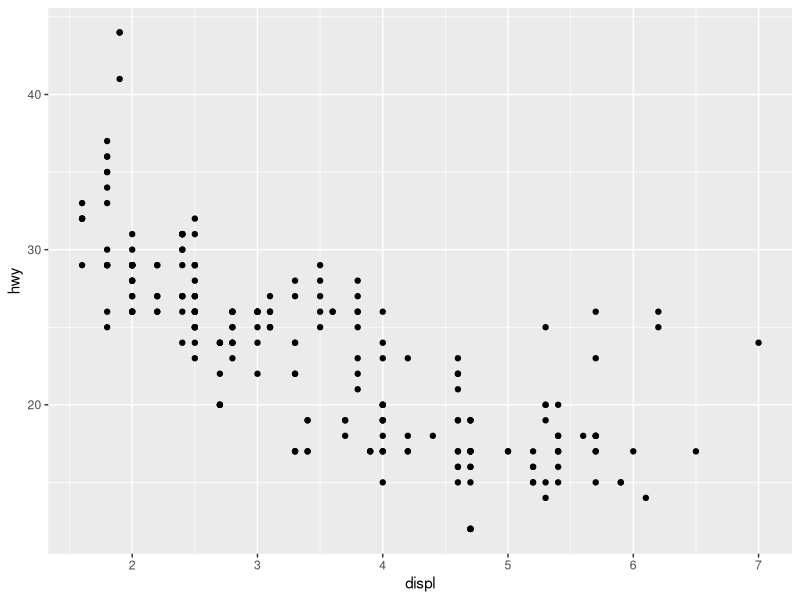
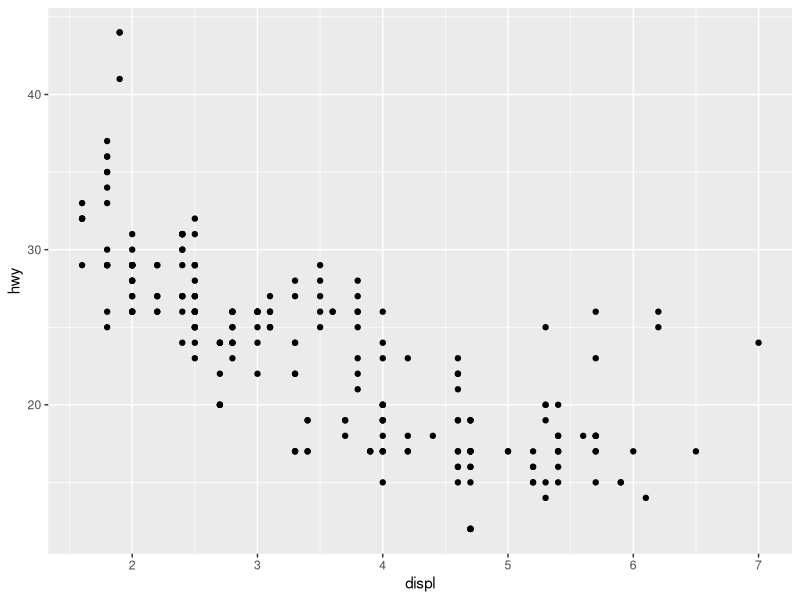
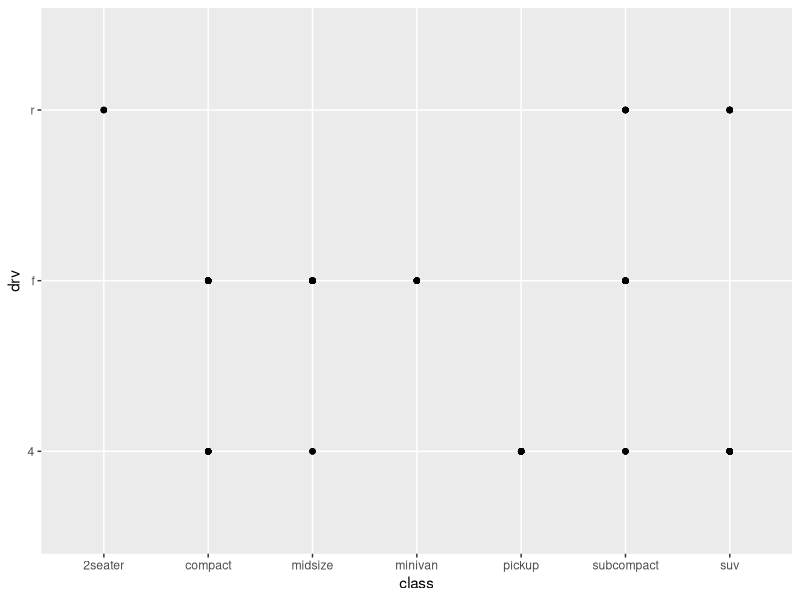
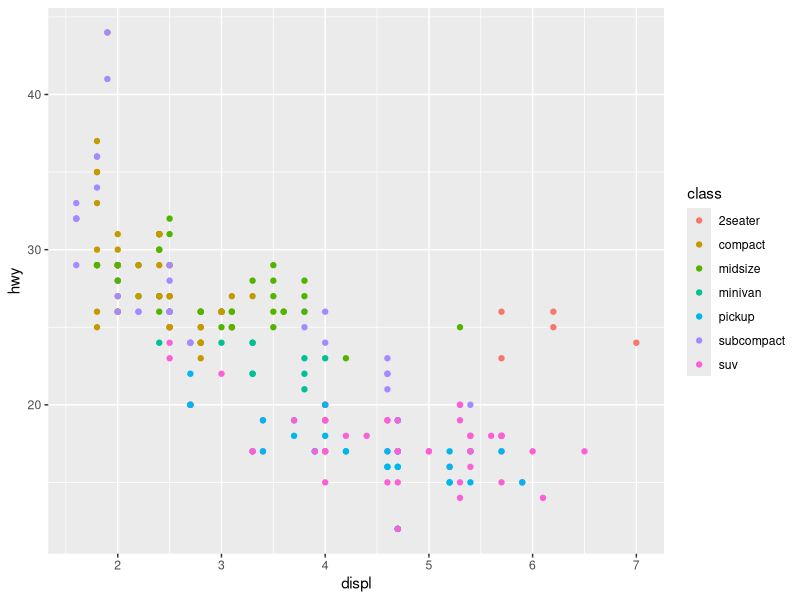
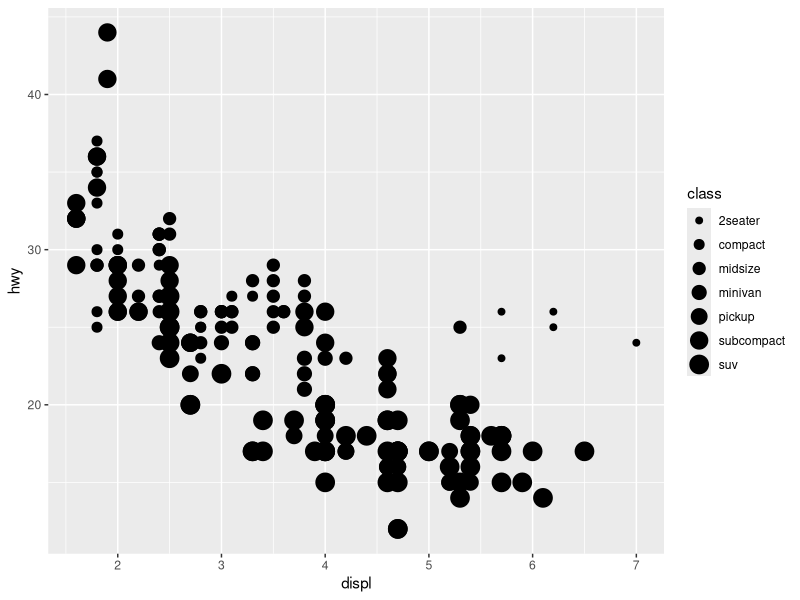
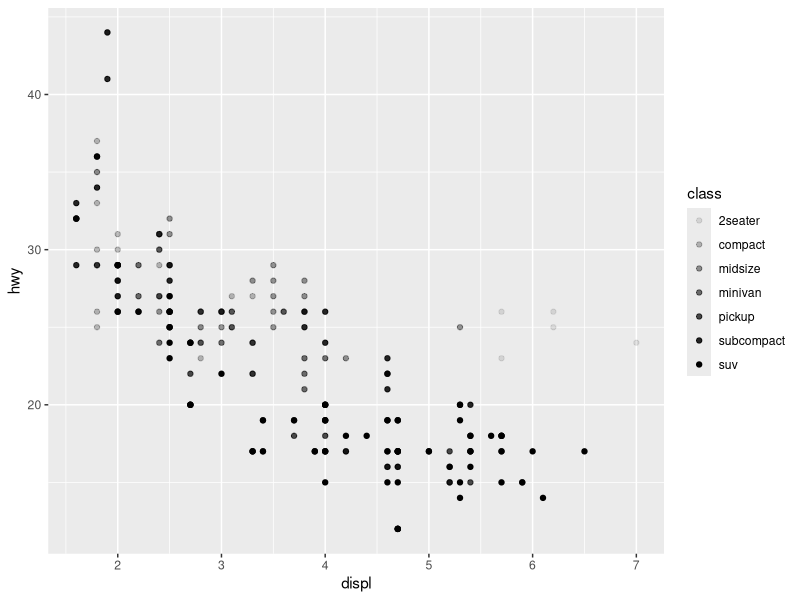
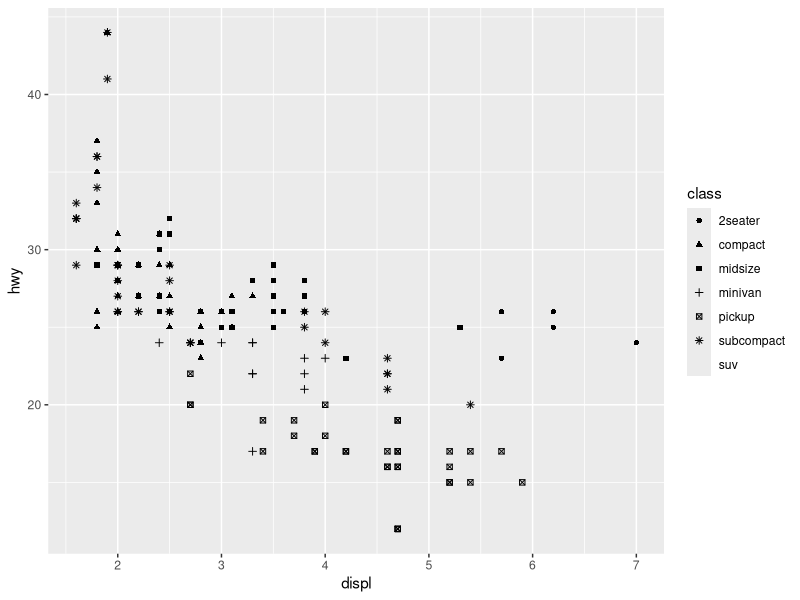
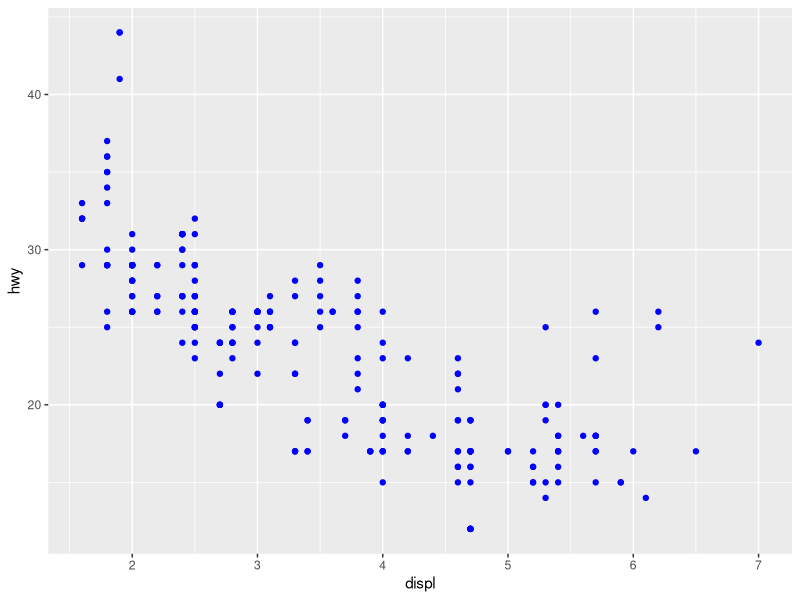

These figures' R source, in order: (Note: this script raises an error after producing the figures.)
rm(list = ls())
library(tidyverse)

# 3.2.2
ggplot(data  = mpg ) + geom_point(mapping = aes(x = displ, y = hwy))
# seems same
ggplot(data  = mpg, aes(x = displ, y = hwy) ) + geom_point()

# 3.2.3
# template
######################################################################
# ggplot(data = <DATA>) + <GEOM_FUNCTION>(mapping = aes(<MAPPINGS>)) #
######################################################################
# put data in <DATA>
# put function (geom_point etc) in <GEOM_FUNCTION>
# put variables to plot in <MAPPINGS>

# 3.2.4
# scatter plot of class vs drv
ggplot(data = mpg) + geom_point(mapping = aes(x = class, y = drv))


# 3.3
ggplot(data  = mpg ) + geom_point(mapping = aes(x = displ, y = hwy, color = class))
# change the color of the points

ggplot(data  = mpg ) + geom_point(mapping = aes(x = displ, y = hwy, size = class))
# you will get a warning here
# `size = ` will change the size of the points
# using `size = ` for discrete data is not a good idea

ggplot(data  = mpg ) + geom_point(mapping = aes(x = displ, y = hwy, alpha = class))
# change the shade of the points (black-white)

ggplot(data  = mpg ) + geom_point(mapping = aes(x = displ, y = hwy, shape = class))
# change the shape of the points
# additional groups will go unplotted when you use the shape aesthetic and
# the number of class exceed the default number of shapes (6)


ggplot(data  = mpg ) + geom_point(mapping = aes(x = displ, y = hwy), color = "blue")
# change the color of all plots
# note that `color = ` is outisude `aes( )`

# 3.3.1
# 3
ggplot(data  = mpg ) + geom_point(mapping = aes(x = displ, y = hwy, color = cyl))
# you can use color or size, but not shape for continuous variables

# 5 
ggplot(data  = mpg ) + geom_point(mapping = aes(x = displ, y = hwy, stroke = 6))
# Stroke changes the color of the border for shapes (22-24).

# 6
ggplot(data  = mpg ) + geom_point(mapping = aes(x = displ, y = hwy, color = displ < 5))
# In this case, it is logical variable which is TRUE or FALSE
# This also explains exercise 1, color = "blue" created a categorical variable\
# 	that only had one category: “blue”.


# 3.5: split your plot into facets, subplots that each desplay one subset of the dataset
ggplot(data = mpg) + 
	geom_point(mapping = aes(x = displ, y = hwy)) +
	facet_wrap(~ class, nrow = 2)
# The variable that you pass to facet_wrap() should be discrete.

ggplot(data = mpg) + 
	geom_point(mapping = aes(x = displ, y = hwy)) +
	facet_wrap(~ class, nrow = 3)

ggplot(data = mpg) + 
	geom_point(mapping = aes(x = displ, y = hwy)) +
	facet_grid(drv ~ cyl)
# facet your plot on the combination of the two variables
# ex) the plot above show the plot of x and y for each pair (drv, cyl)

ggplot(data = mpg) + 
	geom_point(mapping = aes(x = displ, y = hwy)) +
	facet_grid(drv ~ .)
# devide baed on one variable by row = plot drv on the y-axis

ggplot(data = mpg) + 
	geom_point(mapping = aes(x = displ, y = hwy)) +
	facet_grid(. ~ drv)
# devide baed on one variable by column = plot drv on the x-axis

# 3.6
ggplot(data = mpg) + 
	geom_smooth(mapping = aes(x = displ, y = hwy))

ggplot(data = mpg) + 
	geom_smooth(mapping = aes(x = displ, y = hwy, linetype = drv))
# separates the cars into three lines based on their drv value with different linetype each

ggplot(data = mpg) + 
	geom_smooth(mapping = aes(x = displ, y = hwy, group = drv))
# separates the cars into three lines based on their drv value with same linetype each

ggplot(data = mpg, mapping = aes(x = displ, y = hwy)) + 
	geom_smooth() + 
	geom_point(mapping = aes(color = class))
# points are separeted by the color based on class

ggplot(data = mpg, mapping = aes(x = displ, y = hwy)) + 
	geom_smooth(data = filter(mpg, class == "subcompact"), se = FALSE) + 
	geom_point(mapping = aes(color = class))
# the local data argument in geom_smooth (= `filter(mpg, class == "subcompact")`)
# overrides the global data in argument ggplot() for that layer only
# smooth line is drawn for the data with class == "subcompact"


# 3.6.1
ggplot(data = mpg, mapping = aes(x = displ, y = hwy, color = drv)) + 
  geom_point() + 
  geom_smooth(se = FALSE)
# separate both the smooth line and points with different colors based on `color = drv`

# 3: `show.legend = FALSE` should be included in geom_point, geom_smooth, etc
# you need `theme(lengend = "none")

# 6
# top left
ggplot(data = mpg, mapping = aes(x = displ, y = hwy)) + 
  geom_point() + 
  geom_smooth(color = "blue", se = FALSE)

ggplot(data = mpg, mapping = aes(x = displ, y = hwy)) + 
  geom_point() + 
  geom_smooth(color = "red", se = FALSE)

# top right
ggplot(data = mpg, mapping = aes(x = displ, y = hwy)) + 
  geom_point() + 
  geom_smooth(color = "blue", se = FALSE, aes(group = drv))

# mid left
ggplot(data = mpg, mapping = aes(x = displ, y = hwy, color = drv)) + 
  geom_point() + 
  geom_smooth(se = FALSE)

# mid right
ggplot(data = mpg, mapping = aes(x = displ, y = hwy)) + 
  geom_point(mapping = aes(color = drv)) + 
  geom_smooth(se = FALSE)
# incorrect
ggplot(data = mpg, mapping = aes(x = displ, y = hwy, color = drv)) + 
  geom_point() + 
  geom_smooth(se = FALSE, data = filter(mpg, drv == "r"))

# bottom left
ggplot(data = mpg, mapping = aes(x = displ, y = hwy)) + 
  geom_point(mapping = aes(color = drv)) + 
  geom_smooth(se = FALSE, mapping = aes(linetype = drv))

# bottom right
ggplot(data = mpg, mapping = aes(x = displ, y = hwy, fill = drv)) + 
  geom_point(color = "white", shape = 21)
# better?
ggplot(data = mpg, mapping = aes(x = displ, y = hwy, fill = drv)) + 
  geom_point(color = "white", shape = 21, size = 4)


# 3.7
ggplot(data = diamonds, aes(x = cut)) + stat_count()
ggplot(data = diamonds, aes(x = cut)) + geom_bar()
# the two plots above are same

demo <- tribble(
  ~a,      ~b,
  "bar_1", 20,
  "bar_2", 30,
  "bar_3", 40
)

ggplot(demo, aes(x = a, y = b)) + geom_bar() # this does not work
ggplot(demo, aes(x = a, y = b)) + geom_bar(stat = "identity")
# stacked bar plot
# 積み重ねる型のバープロット

ggplot(data = diamonds) + 
	stat_summary(
		mapping = aes(x = cut, y = depth),
		fun.ymin = min,
		fun.ymax = max,
		fun.y = median
		)
# the output is a point for each `cut` with bar length for minimum and maximum

ggplot(data = diamonds) + 
  geom_pointrange(
    mapping = aes(x = cut, y = depth),
    stat = "summary",
    fun.ymin = min,
    fun.ymax = max,
    fun.y = mean # you can use median instead of mean
  	)


# 3.7.1
# 2
ggplot(data = diamonds, aes(x = cut, y = depth)) + geom_col()
# the default for geom_col: identity
# the default for geom_bar: summary

# 4
ggplot(data = mpg, mapping = aes(x = displ, y = hwy)) + 
	stat_smooth() 

# 5
ggplot(data = diamonds) + 
  geom_bar(mapping = aes(x = cut, y = ..prop..))
# this does not give what we want

ggplot(data = diamonds) + 
  geom_bar(mapping = aes(x = cut, y = ..prop.., group = 1))
# this works
# if `group` is not set to 1 or whatever, all the bars have prop == 1
# group="whatever" is a "dummy" grouping to override the default behavior
# for detail, see here -> http://stackoverflow.com/questions/39878813/r-ggplot-geom-bar-meaning-of-aesgroup-1

ggplot(data = diamonds) + 
  geom_bar(mapping = aes(x = cut, y = ..prop.., fill = color, group = color))
# this works too


# 3.8
ggplot(data = diamonds) + 
  geom_bar(mapping = aes(x = cut, color = cut))
ggplot(data = diamonds) + 
  geom_bar(mapping = aes(x = cut, fill = cut))
ggplot(data = diamonds) + 
  geom_bar(mapping = aes(x = cut, group = cut)) # same as without `group = `

ggplot(data = diamonds, mapping = aes(x = cut, color = clarity)) + 
  geom_bar(fill = NA, position = "identity")
ggplot(data = diamonds, mapping = aes(x = cut, fill = clarity)) + 
  geom_bar(alpha = .2, position = "identity")
# it place each object exactly where it falls in the context of the plot
# in the case above, each bar starst from zero, and thus overlaps 
# それぞれのclarity毎に、ゼロから積み上げるbarを作るから、全てのbarが重なっている
# alphaで薄さを管理、fill=NAの方は枠だけ中は空白

ggplot(data = diamonds, mapping = aes(x = cut, fill = clarity)) + 
  geom_bar(position = "fill")
# each set of stacked bar the same height
# hence easy to compare the proportions across group (across differnet sets of `cut`)
# 各barの高さは等しい、縦軸は割合なので、`cut`毎にclarityの割合を比べやすい

ggplot(data = diamonds, mapping = aes(x = cut, color = clarity)) + 
  geom_bar(position = "fill")
# 見にくい

ggplot(data = diamonds, mapping = aes(x = cut, fill = clarity)) + 
  geom_bar(position = "dodge")
# places overlapping objects directly beside one another
# This makes it easier to compare individual values.
# identiyを使うと重なってしまう棒を隣り合わせて並べていくので、被るところがない
# 縦軸は割合ではなく、積み重ねたカウント

# deal with overplotting, 同じ値を重ねてしまう問題
ggplot(data  = mpg ) + geom_point(mapping = aes(x = displ, y = hwy), position = "jitter")
# "jitter" add random noise to each point


# 3.8.1
# 1
ggplot(data  = mpg ) + geom_point(mapping = aes(x = cty, y = hwy), position = "jitter")
ggplot(data  = mpg ) + geom_point(mapping = aes(x = cty, y = hwy))
# both cty and bwy is discrete and thus oveplotting occurs
# adding jitter does not necessarily make sense because this manipulation will change information

# 2
ggplot(data  = mpg, mapping = aes(x = cty, y = hwy) ) + geom_jitter()
# `width` and `height` to control the amount of jitter
# vertical jitter for `width` and horizontal jitter for `height`
ggplot(data  = mpg, mapping = aes(x = cty, y = hwy) ) + geom_jitter(width = 20, height = 20)
# too much noise

# 3
ggplot(data  = mpg, mapping = aes(x = cty, y = hwy) ) + geom_jitter()
ggplot(data  = mpg, mapping = aes(x = cty, y = hwy) ) + geom_count()
# geom_count will change the size of points based on the observation each
# そのポイントに落ちるデータポイントの数に基づいてプロットのサイズが変わる

# 4
ggplot(data = mpg, aes(x = drv, y = hwy, color = class)) +
  geom_boxplot()

ggplot(data = mpg, aes(x = drv, y = hwy, color = class)) +
  geom_boxplot(position = "identity") # convey little information because of overlaps

ggplot(data = mpg, aes(x = drv, y = hwy, fill = class)) +
  geom_boxplot()
# compare the figures above

# 3.9
ggplot(data = mpg, aes(x = drv, y = hwy, fill = class)) +
  geom_boxplot() +
  coord_flip()
# switch the x and y axes

ggplot(data = mpg, aes(x = drv, y = hwy, color = class)) +
  geom_boxplot() +
  coord_flip()

ggplot(data = mpg, aes(x = drv, color = class)) +
  geom_bar()
ggplot(data = mpg, aes(x = drv, group = class)) +
  geom_bar()



# coord_quickmap
library(maps)
nz <- map_data("nz")

ggplot(nz, aes(x = long, y = lat, group = group)) + 
  geom_polygon(fill = "white", color = "black")
# The group aesthetic determines which cases are connected together into a polygon


bar <- ggplot(data = diamonds) + 
  geom_bar(
    mapping = aes(x = cut, fill = cut), 
    show.legend = FALSE, 
    width = 1 
  ) + 
  theme(aspect.ratio = 1) + # `aspect.ratio` determines ratio of vartical and horizontal
  labs(x = NULL, y = NULL)

bar <- bar + coord_polar()


# 3.9.1
# 1
ggplot(mpg, aes(x = drv, fill = class)) +
  geom_bar() +
  coord_polar()

ggplot(mpg, aes(x = drv, fill = class)) +
  geom_bar() +
  coord_polar(theta = "y")

# answer?
ggplot(mpg, aes(x = factor(1), fill = class)) +
  geom_bar()　# カウントとして出力される

ggplot(mpg, aes(x = factor(1), fill = class)) +
  geom_bar(positon = "fill") # 割合として出力される

ggplot(mpg, aes(x = drv, fill = class)) + 
  geom_bar(position = "fill") +
  coord_polar()

ggplot(mpg, aes(x = drv, fill = class)) + 
  geom_bar(position = "fill") +
  coord_polar(theta = "y")
# theta = "y" will give you the variable in `x =` in y axis 
# theta = "x" will give you the variable in `x =` in x axis

# 3
ggplot(nz, aes(x = long, y = lat, group = group)) + 
  geom_polygon() +
  coord_quickmap() # if you add this, the shape slightly changes

ggplot(nz, aes(x = long, y = lat, group = group)) + 
  geom_polygon() +
  coord_map() # if you add this, the shape slightly changes

# 4
ggplot(data = mpg, mapping = aes(x = cty, y = hwy)) +
  geom_point() +
  geom_abline() +# y = x degree angle line
  coord_fixed() # ensure that the abline is at a 45 degree angle